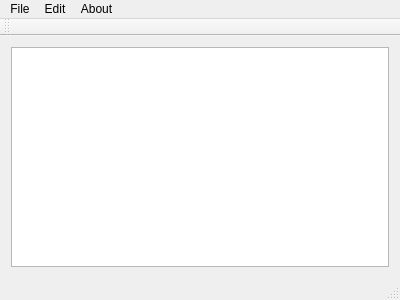
<?xml version="1.0" encoding="UTF-8"?>
<ui version="4.0">
 <class>MainWindow</class>
 <widget class="QMainWindow" name="MainWindow">
  <property name="geometry">
   <rect>
    <x>0</x>
    <y>0</y>
    <width>400</width>
    <height>300</height>
   </rect>
  </property>
  <property name="windowTitle">
   <string>MainWindow</string>
  </property>
  <widget class="QWidget" name="centralWidget">
   <layout class="QHBoxLayout" name="horizontalLayout">
    <item>
     <widget class="QTextEdit" name="textEdit"/>
    </item>
   </layout>
  </widget>
  <widget class="QMenuBar" name="menuBar">
   <property name="geometry">
    <rect>
     <x>0</x>
     <y>0</y>
     <width>400</width>
     <height>21</height>
    </rect>
   </property>
   <widget class="QMenu" name="menuFile">
    <property name="title">
     <string>File</string>
    </property>
    <addaction name="actionNew"/>
    <addaction name="actionOpen"/>
    <addaction name="separator"/>
    <addaction name="actionSave"/>
    <addaction name="actionSave_As"/>
   </widget>
   <widget class="QMenu" name="menuEdit">
    <property name="title">
     <string>Edit</string>
    </property>
    <addaction name="actionCut"/>
    <addaction name="actionCopy"/>
    <addaction name="actionPaste"/>
    <addaction name="separator"/>
    <addaction name="actionUndo"/>
    <addaction name="actionRedo"/>
   </widget>
   <widget class="QMenu" name="menuAbout">
    <property name="title">
     <string>About</string>
    </property>
   </widget>
   <addaction name="menuFile"/>
   <addaction name="menuEdit"/>
   <addaction name="menuAbout"/>
  </widget>
  <widget class="QToolBar" name="mainToolBar">
   <attribute name="toolBarArea">
    <enum>TopToolBarArea</enum>
   </attribute>
   <attribute name="toolBarBreak">
    <bool>false</bool>
   </attribute>
  </widget>
  <widget class="QStatusBar" name="statusBar"/>
  <action name="actionNew">
   <property name="icon">
    <iconset resource="resource.qrc">
     <normaloff>:/rec/img/new.png</normaloff>:/rec/img/new.png</iconset>
   </property>
   <property name="text">
    <string>New</string>
   </property>
  </action>
  <action name="actionOpen">
   <property name="icon">
    <iconset resource="resource.qrc">
     <normaloff>:/rec/img/open.png</normaloff>:/rec/img/open.png</iconset>
   </property>
   <property name="text">
    <string>Open</string>
   </property>
  </action>
  <action name="actionSave">
   <property name="icon">
    <iconset resource="resource.qrc">
     <normaloff>:/rec/img/save.png</normaloff>:/rec/img/save.png</iconset>
   </property>
   <property name="text">
    <string>Save</string>
   </property>
  </action>
  <action name="actionSave_As">
   <property name="icon">
    <iconset resource="resource.qrc">
     <normaloff>:/rec/img/saveas.png</normaloff>:/rec/img/saveas.png</iconset>
   </property>
   <property name="text">
    <string>Save As</string>
   </property>
  </action>
  <action name="actionCut">
   <property name="icon">
    <iconset resource="resource.qrc">
     <normaloff>:/rec/img/cut.png</normaloff>:/rec/img/cut.png</iconset>
   </property>
   <property name="text">
    <string>Cut</string>
   </property>
  </action>
  <action name="actionCopy">
   <property name="icon">
    <iconset resource="resource.qrc">
     <normaloff>:/rec/img/copy.png</normaloff>:/rec/img/copy.png</iconset>
   </property>
   <property name="text">
    <string>Copy</string>
   </property>
  </action>
  <action name="actionPaste">
   <property name="icon">
    <iconset resource="resource.qrc">
     <normaloff>:/rec/img/paste.png</normaloff>:/rec/img/paste.png</iconset>
   </property>
   <property name="text">
    <string>Paste</string>
   </property>
  </action>
  <action name="actionUndo">
   <property name="icon">
    <iconset resource="resource.qrc">
     <normaloff>:/rec/img/undo.png</normaloff>:/rec/img/undo.png</iconset>
   </property>
   <property name="text">
    <string>Undo</string>
   </property>
  </action>
  <action name="actionRedo">
   <property name="icon">
    <iconset resource="resource.qrc">
     <normaloff>:/rec/img/redo.png</normaloff>:/rec/img/redo.png</iconset>
   </property>
   <property name="text">
    <string>Redo</string>
   </property>
  </action>
 </widget>
 <layoutdefault spacing="6" margin="11"/>
 <resources>
  <include location="resource.qrc"/>
 </resources>
 <connections/>
</ui>
